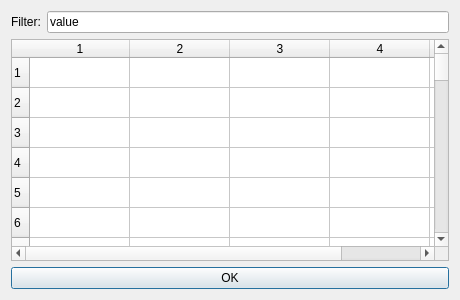
<?xml version="1.0" encoding="UTF-8"?>
<ui version="4.0"><class>Dialog</class><widget class="QDialog" name="Dialog"><property name="geometry"><rect><x>0</x><y>0</y><width>460</width><height>300</height></rect></property><property name="windowTitle"><string>Scroll form_overflow</string></property><layout class="QVBoxLayout" name="verticalLayout"><property name="leftMargin"><number>11</number></property><property name="topMargin"><number>11</number></property><property name="rightMargin"><number>11</number></property><property name="bottomMargin"><number>11</number></property><property name="spacing"><number>6</number></property><item><layout class="QHBoxLayout" name="rowLayout"><property name="leftMargin"><number>0</number></property><property name="topMargin"><number>0</number></property><property name="rightMargin"><number>0</number></property><property name="bottomMargin"><number>0</number></property><property name="spacing"><number>6</number></property><item><widget class="QLabel" name="label"><property name="text"><string>Filter:</string></property></widget></item><item><widget class="QLineEdit" name="lineEdit"><property name="text"><string>value</string></property></widget></item></layout></item><item><widget class="QTableWidget" name="table"><property name="rowCount"><number>40</number></property><property name="columnCount"><number>5</number></property></widget></item><item><layout class="QHBoxLayout" name="buttons"><property name="leftMargin"><number>0</number></property><property name="topMargin"><number>0</number></property><property name="rightMargin"><number>0</number></property><property name="bottomMargin"><number>0</number></property><property name="spacing"><number>6</number></property><item><widget class="QPushButton" name="ok"><property name="text"><string>OK</string></property></widget></item></layout></item></layout></widget></ui>
